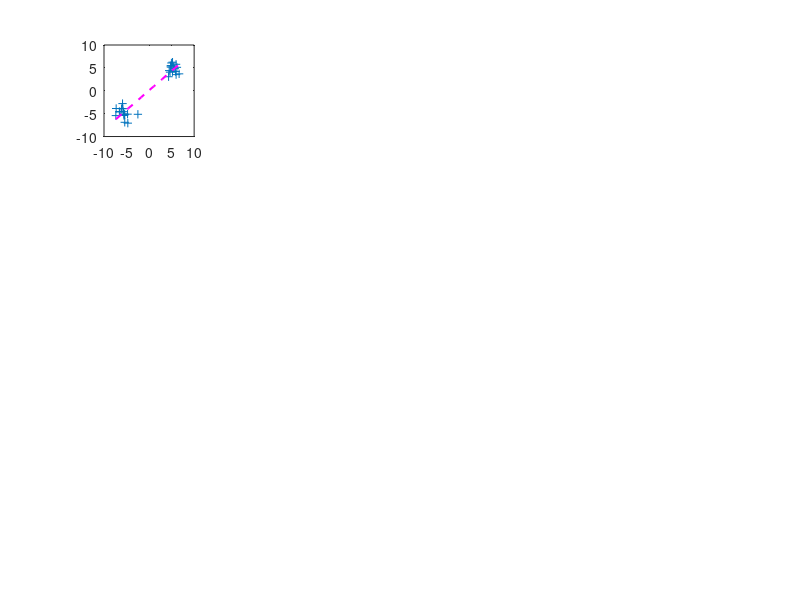

The MATLAB source for this figure: (Note: this script raises an error after producing the figure.)
%% Compare RSA Matrices Simulation

N = 16;

figure('Pos', [326 71 1291 912])

mu = [-5 -5; 5 5];
sigma = cat(3,[1 0; 0 1], [1 0; 0 1]);
%rng('default')  % For reproducibility
R = [];
R = [R; mvnrnd(mu(1,:),sigma(:,:,1),N)];
R = [R; mvnrnd(mu(2,:),sigma(:,:,2),N)];

subplot(4,5,1)
plot(R(:,1),R(:,2),'+')
set(gca,'xlim',[-10 10], 'ylim',[-10 10])
hold on
B = polyfit(R(:,1), R(:,2),1);
ls1 = plot(linspace(min(R(:,1)), max(R(:,1)),N),B(2) + linspace(min(R(:,1)), max(R(:,1)),N)*B(1),'--m','linewidth',1.5);
text(ls1.XData(end), ls1.YData(end),strrep(sprintf('r = %1.3f',corr(R(:,1), R(:,2))),'0.','.'),'Color','m')
B = polyfit(R(1:N,1), R(1:N,2),1);
ls2 = plot(linspace(min(R(1:N,1)), max(R(1:N,1)),N),B(2) + linspace(min(R(1:N,1)), max(R(1:N,1)),N)*B(1),'--r','linewidth',1.5);
text(ls2.XData(end), ls2.YData(end),strrep(sprintf('r = %1.3f',corr(R(1:N,1), R(1:N,2))),'0.','.'),'Color','r')
B = polyfit(R(N+1:end,1), R(N+1:end,2),1);
ls3 = plot(linspace(min(R(N+1:end,1)), max(R(N+1:end,1)),N),B(2) + linspace(min(R(N+1:end,1)), max(R(N+1:end,1)),N)*B(1),'--g','linewidth',1.5);
text(ls3.XData(end), ls3.YData(end),strrep(sprintf('r = %1.3f',corr(R(N+1:end,1), R(N+1:end,2))),'0.','.'),'Color','g')
hold off
title(sprintf('V_{corr} = %1.4f', (atanh(corr(R(1:N,1), R(1:N,2))) - atanh(corr(R(N+1:end,1), R(N+1:end,2))))*(atanh(corr(R(:,1), R(:,2))))))

mu = [-1 -1; 1 1];
sigma = cat(3,[1 0; 0 1], [1 0; 0 1]);
%rng('default')  % For reproducibility
R = [];
R = [R; mvnrnd(mu(1,:),sigma(:,:,1),N)];
R = [R; mvnrnd(mu(2,:),sigma(:,:,2),N)];

subplot(4,5,2)
plot(R(:,1),R(:,2),'+')
set(gca,'xlim',[-5 5], 'ylim',[-5 5])
hold on
B = polyfit(R(:,1), R(:,2),1);
ls1 = plot(linspace(min(R(:,1)), max(R(:,1)),N),B(2) + linspace(min(R(:,1)), max(R(:,1)),N)*B(1),'--m','linewidth',1.5);
text(ls1.XData(end), ls1.YData(end),strrep(sprintf('r = %1.3f',corr(R(:,1), R(:,2))),'0.','.'),'Color','m')
B = polyfit(R(1:N,1), R(1:N,2),1);
ls2 = plot(linspace(min(R(1:N,1)), max(R(1:N,1)),N),B(2) + linspace(min(R(1:N,1)), max(R(1:N,1)),N)*B(1),'--r','linewidth',1.5);
text(ls2.XData(end), ls2.YData(end),strrep(sprintf('r = %1.3f',corr(R(1:N,1), R(1:N,2))),'0.','.'),'Color','r')
B = polyfit(R(N+1:end,1), R(N+1:end,2),1);
ls3 = plot(linspace(min(R(N+1:end,1)), max(R(N+1:end,1)),N),B(2) + linspace(min(R(N+1:end,1)), max(R(N+1:end,1)),N)*B(1),'--g','linewidth',1.5);
text(ls3.XData(end), ls3.YData(end),strrep(sprintf('r = %1.3f',corr(R(N+1:end,1), R(N+1:end,2))),'0.','.'),'Color','g')
hold off
title(sprintf('V_{corr} = %1.4f', (atanh(corr(R(1:N,1), R(1:N,2))) - atanh(corr(R(N+1:end,1), R(N+1:end,2))))*(atanh(corr(R(:,1), R(:,2))))))

mu = [0 0; 0 0];
sigma = cat(3,[1 0; 0 1], [1 0; 0 1]);
%rng('default')  % For reproducibility
R = [];
R = [R; mvnrnd(mu(1,:),sigma(:,:,1),N)];
R = [R; mvnrnd(mu(2,:),sigma(:,:,2),N)];

subplot(4,5,3)
plot(R(:,1),R(:,2),'+')
set(gca,'xlim',[-5 5], 'ylim',[-5 5])
hold on
B = polyfit(R(:,1), R(:,2),1);
ls1 = plot(linspace(min(R(:,1)), max(R(:,1)),N),B(2) + linspace(min(R(:,1)), max(R(:,1)),N)*B(1),'--m','linewidth',1.5);
text(ls1.XData(end), ls1.YData(end),strrep(sprintf('r = %1.3f',corr(R(:,1), R(:,2))),'0.','.'),'Color','m')
B = polyfit(R(1:N,1), R(1:N,2),1);
ls2 = plot(linspace(min(R(1:N,1)), max(R(1:N,1)),N),B(2) + linspace(min(R(1:N,1)), max(R(1:N,1)),N)*B(1),'--r','linewidth',1.5);
text(ls2.XData(end), ls2.YData(end),strrep(sprintf('r = %1.3f',corr(R(1:N,1), R(1:N,2))),'0.','.'),'Color','r')
B = polyfit(R(N+1:end,1), R(N+1:end,2),1);
ls3 = plot(linspace(min(R(N+1:end,1)), max(R(N+1:end,1)),N),B(2) + linspace(min(R(N+1:end,1)), max(R(N+1:end,2)),N)*B(1),'--g','linewidth',1.5);
text(ls3.XData(end), ls3.YData(end),strrep(sprintf('r = %1.3f',corr(R(N+1:end,1), R(N+1:end,2))),'0.','.'),'Color','g')
hold off
title(sprintf('V_{corr} = %1.4f', (atanh(corr(R(1:N,1), R(1:N,2))) - atanh(corr(R(N+1:end,1), R(N+1:end,2))))*(atanh(corr(R(:,1), R(:,2))))))

mu = [-1 1; 1 -1];
sigma = cat(3,[1 0; 0 1], [1 0; 0 1]);
%rng('default')  % For reproducibility
R = [];
R = [R; mvnrnd(mu(1,:),sigma(:,:,1),N)];
R = [R; mvnrnd(mu(2,:),sigma(:,:,2),N)];

subplot(4,5,4)
plot(R(:,1),R(:,2),'+')
set(gca,'xlim',[-5 5], 'ylim',[-5 5])
hold on
B = polyfit(R(:,1), R(:,2),1);
ls1 = plot(linspace(min(R(:,1)), max(R(:,1)),N),B(2) + linspace(min(R(:,1)), max(R(:,1)),N)*B(1),'--m','linewidth',1.5);
text(ls1.XData(end), ls1.YData(end),strrep(sprintf('r = %1.3f',corr(R(:,1), R(:,2))),'0.','.'),'Color','m')
B = polyfit(R(1:N,1), R(1:N,2),1);
ls2 = plot(linspace(min(R(1:N,1)), max(R(1:N,1)),N),B(2) + linspace(min(R(1:N,1)), max(R(1:N,1)),N)*B(1),'--r','linewidth',1.5);
text(ls2.XData(end), ls2.YData(end),strrep(sprintf('r = %1.3f',corr(R(1:N,1), R(1:N,2))),'0.','.'),'Color','r')
B = polyfit(R(N+1:end,1), R(N+1:end,2),1);
ls3 = plot(linspace(min(R(N+1:end,1)), max(R(N+1:end,1)),N),B(2) + linspace(min(R(N+1:end,1)), max(R(N+1:end,1)),N)*B(1),'--g','linewidth',1.5);
text(ls3.XData(end), ls3.YData(end),strrep(sprintf('r = %1.3f',corr(R(N+1:end,1), R(N+1:end,2))),'0.','.'),'Color','g')
hold off
title(sprintf('V_{corr} = %1.4f', (atanh(corr(R(1:N,1), R(1:N,2))) - atanh(corr(R(N+1:end,1), R(N+1:end,2))))*(atanh(corr(R(:,1), R(:,2))))))

mu = [-5 5; 5 -5];
sigma = cat(3,[1 0; 0 1], [1 0; 0 1]);
%rng('default')  % For reproducibility
R = [];
R = [R; mvnrnd(mu(1,:),sigma(:,:,1),N)];
R = [R; mvnrnd(mu(2,:),sigma(:,:,2),N)];

subplot(4,5,5)
plot(R(:,1),R(:,2),'+')
set(gca,'xlim',[-10 10], 'ylim',[-10 10])
hold on
B = polyfit(R(:,1), R(:,2),1);
ls1 = plot(linspace(min(R(:,1)), max(R(:,1)),N),B(2) + linspace(min(R(:,1)), max(R(:,1)),N)*B(1),'--m','linewidth',1.5);
text(ls1.XData(end), ls1.YData(end),strrep(sprintf('r = %1.3f',corr(R(:,1), R(:,2))),'0.','.'),'Color','m')
B = polyfit(R(1:N,1), R(1:N,2),1);
ls2 = plot(linspace(min(R(1:N,1)), max(R(1:N,1)),N),B(2) + linspace(min(R(1:N,1)), max(R(1:N,1)),N)*B(1),'--r','linewidth',1.5);
text(ls2.XData(end), ls2.YData(end),strrep(sprintf('r = %1.3f',corr(R(1:N,1), R(1:N,2))),'0.','.'),'Color','r')
B = polyfit(R(N+1:end,1), R(N+1:end,2),1);
ls3 = plot(linspace(min(R(N+1:end,1)), max(R(N+1:end,1)),N),B(2) + linspace(min(R(N+1:end,1)), max(R(N+1:end,1)),N)*B(1),'--g','linewidth',1.5);
text(ls3.XData(end), ls3.YData(end),strrep(sprintf('r = %1.3f',corr(R(N+1:end,1), R(N+1:end,2))),'0.','.'),'Color','g')
hold off
title(sprintf('V_{corr} = %1.4f', (atanh(corr(R(1:N,1), R(1:N,2))) - atanh(corr(R(N+1:end,1), R(N+1:end,2))))*(atanh(corr(R(:,1), R(:,2))))))

mu = [-5 -5; 5 5];
sigma = cat(3,[1 .9; .9 1], [1 0; 0 1]);
%rng('default')  % For reproducibility
R = [];
R = [R; mvnrnd(mu(1,:),sigma(:,:,1),N)];
R = [R; mvnrnd(mu(2,:),sigma(:,:,2),N)];

subplot(4,5,6)
plot(R(:,1),R(:,2),'+')
set(gca,'xlim',[-10 10], 'ylim',[-10 10])
hold on
B = polyfit(R(:,1), R(:,2),1);
ls1 = plot(linspace(min(R(:,1)), max(R(:,1)),N),B(2) + linspace(min(R(:,1)), max(R(:,1)),N)*B(1),'--m','linewidth',1.5);
text(ls1.XData(end), ls1.YData(end),strrep(sprintf('r = %1.3f',corr(R(:,1), R(:,2))),'0.','.'),'Color','m')
B = polyfit(R(1:N,1), R(1:N,2),1);
ls2 = plot(linspace(min(R(1:N,1)), max(R(1:N,1)),N),B(2) + linspace(min(R(1:N,1)), max(R(1:N,1)),N)*B(1),'--r','linewidth',1.5);
text(ls2.XData(end), ls2.YData(end),strrep(sprintf('r = %1.3f',corr(R(1:N,1), R(1:N,2))),'0.','.'),'Color','r')
B = polyfit(R(N+1:end,1), R(N+1:end,2),1);
ls3 = plot(linspace(min(R(N+1:end,1)), max(R(N+1:end,1)),N),B(2) + linspace(min(R(N+1:end,1)), max(R(N+1:end,1)),N)*B(1),'--g','linewidth',1.5);
text(ls3.XData(end), ls3.YData(end),strrep(sprintf('r = %1.3f',corr(R(N+1:end,1), R(N+1:end,2))),'0.','.'),'Color','g')
hold off
title(sprintf('V_{corr} = %1.4f', (atanh(corr(R(1:N,1), R(1:N,2))) - atanh(corr(R(N+1:end,1), R(N+1:end,2))))*(atanh(corr(R(:,1), R(:,2))))))

mu = [-1 -1; 1 1];
sigma = cat(3,[1 .9; .9 1], [1 0; 0 1]);
%rng('default')  % For reproducibility
R = [];
R = [R; mvnrnd(mu(1,:),sigma(:,:,1),N)];
R = [R; mvnrnd(mu(2,:),sigma(:,:,2),N)];

subplot(4,5,7)
plot(R(:,1),R(:,2),'+')
set(gca,'xlim',[-5 5], 'ylim',[-5 5])
hold on
B = polyfit(R(:,1), R(:,2),1);
ls1 = plot(linspace(min(R(:,1)), max(R(:,1)),N),B(2) + linspace(min(R(:,1)), max(R(:,1)),N)*B(1),'--m','linewidth',1.5);
text(ls1.XData(end), ls1.YData(end),strrep(sprintf('r = %1.3f',corr(R(:,1), R(:,2))),'0.','.'),'Color','m')
B = polyfit(R(1:N,1), R(1:N,2),1);
ls2 = plot(linspace(min(R(1:N,1)), max(R(1:N,1)),N),B(2) + linspace(min(R(1:N,1)), max(R(1:N,1)),N)*B(1),'--r','linewidth',1.5);
text(ls2.XData(end), ls2.YData(end),strrep(sprintf('r = %1.3f',corr(R(1:N,1), R(1:N,2))),'0.','.'),'Color','r')
B = polyfit(R(N+1:end,1), R(N+1:end,2),1);
ls3 = plot(linspace(min(R(N+1:end,1)), max(R(N+1:end,1)),N),B(2) + linspace(min(R(N+1:end,1)), max(R(N+1:end,1)),N)*B(1),'--g','linewidth',1.5);
text(ls3.XData(end), ls3.YData(end),strrep(sprintf('r = %1.3f',corr(R(N+1:end,1), R(N+1:end,2))),'0.','.'),'Color','g')
hold off
title(sprintf('V_{corr} = %1.4f', (atanh(corr(R(1:N,1), R(1:N,2))) - atanh(corr(R(N+1:end,1), R(N+1:end,2))))*(atanh(corr(R(:,1), R(:,2))))))

mu = [0 0; 0 0];
sigma = cat(3,[1 .9; .9 1], [1 0; 0 1]);
%rng('default')  % For reproducibility
R = [];
R = [R; mvnrnd(mu(1,:),sigma(:,:,1),N)];
R = [R; mvnrnd(mu(2,:),sigma(:,:,2),N)];

subplot(4,5,8)
plot(R(:,1),R(:,2),'+')
set(gca,'xlim',[-5 5], 'ylim',[-5 5])
hold on
B = polyfit(R(:,1), R(:,2),1);
ls1 = plot(linspace(min(R(:,1)), max(R(:,1)),N),B(2) + linspace(min(R(:,1)), max(R(:,1)),N)*B(1),'--m','linewidth',1.5);
text(ls1.XData(end), ls1.YData(end),strrep(sprintf('r = %1.3f',corr(R(:,1), R(:,2))),'0.','.'),'Color','m')
B = polyfit(R(1:N,1), R(1:N,2),1);
ls2 = plot(linspace(min(R(1:N,1)), max(R(1:N,1)),N),B(2) + linspace(min(R(1:N,1)), max(R(1:N,1)),N)*B(1),'--r','linewidth',1.5);
text(ls2.XData(end), ls2.YData(end),strrep(sprintf('r = %1.3f',corr(R(1:N,1), R(1:N,2))),'0.','.'),'Color','r')
B = polyfit(R(N+1:end,1), R(N+1:end,2),1);
ls3 = plot(linspace(min(R(N+1:end,1)), max(R(N+1:end,1)),N),B(2) + linspace(min(R(N+1:end,1)), max(R(N+1:end,1)),N)*B(1),'--g','linewidth',1.5);
text(ls3.XData(end), ls3.YData(end),strrep(sprintf('r = %1.3f',corr(R(N+1:end,1), R(N+1:end,2))),'0.','.'),'Color','g')
hold off
title(sprintf('V_{corr} = %1.4f', (atanh(corr(R(1:N,1), R(1:N,2))) - atanh(corr(R(N+1:end,1), R(N+1:end,2))))*(atanh(corr(R(:,1), R(:,2))))))

mu = [-1 1; 1 -1];
sigma = cat(3,[1 .9; .9 1], [1 0; 0 1]);
%rng('default')  % For reproducibility
R = [];
R = [R; mvnrnd(mu(1,:),sigma(:,:,1),N)];
R = [R; mvnrnd(mu(2,:),sigma(:,:,2),N)];

subplot(4,5,9)
plot(R(:,1),R(:,2),'+')
set(gca,'xlim',[-5 5], 'ylim',[-5 5])
hold on
B = polyfit(R(:,1), R(:,2),1);
ls1 = plot(linspace(min(R(:,1)), max(R(:,1)),N),B(2) + linspace(min(R(:,1)), max(R(:,1)),N)*B(1),'--m','linewidth',1.5);
text(ls1.XData(end), ls1.YData(end),strrep(sprintf('r = %1.3f',corr(R(:,1), R(:,2))),'0.','.'),'Color','m')
B = polyfit(R(1:N,1), R(1:N,2),1);
ls2 = plot(linspace(min(R(1:N,1)), max(R(1:N,1)),N),B(2) + linspace(min(R(1:N,1)), max(R(1:N,1)),N)*B(1),'--r','linewidth',1.5);
text(ls2.XData(end), ls2.YData(end),strrep(sprintf('r = %1.3f',corr(R(1:N,1), R(1:N,2))),'0.','.'),'Color','r')
B = polyfit(R(N+1:end,1), R(N+1:end,2),1);
ls3 = plot(linspace(min(R(N+1:end,1)), max(R(N+1:end,1)),N),B(2) + linspace(min(R(N+1:end,1)), max(R(N+1:end,1)),N)*B(1),'--g','linewidth',1.5);
text(ls3.XData(end), ls3.YData(end),strrep(sprintf('r = %1.3f',corr(R(N+1:end,1), R(N+1:end,2))),'0.','.'),'Color','g')
hold off
title(sprintf('V_{corr} = %1.4f', (atanh(corr(R(1:N,1), R(1:N,2))) - atanh(corr(R(N+1:end,1), R(N+1:end,2))))*(atanh(corr(R(:,1), R(:,2))))))

mu = [-5 5; 5 -5];
sigma = cat(3,[1 .9; .9 1], [1 0; 0 1]);
%rng('default')  % For reproducibility
R = [];
R = [R; mvnrnd(mu(1,:),sigma(:,:,1),N)];
R = [R; mvnrnd(mu(2,:),sigma(:,:,2),N)];

subplot(4,5,10)
plot(R(:,1),R(:,2),'+')
set(gca,'xlim',[-10 10], 'ylim',[-10 10])
hold on
B = polyfit(R(:,1), R(:,2),1);
ls1 = plot(linspace(min(R(:,1)), max(R(:,1)),N),B(2) + linspace(min(R(:,1)), max(R(:,1)),N)*B(1),'--m','linewidth',1.5);
text(ls1.XData(end), ls1.YData(end),strrep(sprintf('r = %1.3f',corr(R(:,1), R(:,2))),'0.','.'),'Color','m')
B = polyfit(R(1:N,1), R(1:N,2),1);
ls2 = plot(linspace(min(R(1:N,1)), max(R(1:N,1)),N),B(2) + linspace(min(R(1:N,1)), max(R(1:N,1)),N)*B(1),'--r','linewidth',1.5);
text(ls2.XData(end), ls2.YData(end),strrep(sprintf('r = %1.3f',corr(R(1:N,1), R(1:N,2))),'0.','.'),'Color','r')
B = polyfit(R(N+1:end,1), R(N+1:end,2),1);
ls3 = plot(linspace(min(R(N+1:end,1)), max(R(N+1:end,1)),N),B(2) + linspace(min(R(N+1:end,1)), max(R(N+1:end,1)),N)*B(1),'--g','linewidth',1.5);
text(ls3.XData(end), ls3.YData(end),strrep(sprintf('r = %1.3f',corr(R(N+1:end,1), R(N+1:end,2))),'0.','.'),'Color','g')
hold off
title(sprintf('V_{corr} = %1.4f', (atanh(corr(R(1:N,1), R(1:N,2))) - atanh(corr(R(N+1:end,1), R(N+1:end,2))))*(atanh(corr(R(:,1), R(:,2))))))

mu = [-5 -5; 5 5];
sigma = cat(3,[1 .9; .9 1], [1 -.9; -.9 1]);
%rng('default')  % For reproducibility
R = [];
R = [R; mvnrnd(mu(1,:),sigma(:,:,1),N)];
R = [R; mvnrnd(mu(2,:),sigma(:,:,2),N)];

subplot(4,5,11)
plot(R(:,1),R(:,2),'+')
set(gca,'xlim',[-10 10], 'ylim',[-10 10])
hold on
B = polyfit(R(:,1), R(:,2),1);
ls1 = plot(linspace(min(R(:,2)), max(R(:,2)),N),B(2) + linspace(min(R(:,2)), max(R(:,2)),N)*B(1),'--m','linewidth',1.5);
text(ls1.XData(end), ls1.YData(end),strrep(sprintf('r = %1.3f',corr(R(:,1), R(:,2))),'0.','.'),'Color','m')
B = polyfit(R(1:N,1), R(1:N,2),1);
ls2 = plot(linspace(min(R(1:N,2)), max(R(1:N,2)),N),B(2) + linspace(min(R(1:N,2)), max(R(1:N,2)),N)*B(1),'--r','linewidth',1.5);
text(ls2.XData(end), ls2.YData(end),strrep(sprintf('r = %1.3f',corr(R(1:N,1), R(1:N,2))),'0.','.'),'Color','r')
B = polyfit(R(N+1:end,1), R(N+1:end,2),1);
ls3 = plot(linspace(min(R(N+1:end,2)), max(R(N+1:end,2)),N),B(2) + linspace(min(R(N+1:end,2)), max(R(N+1:end,2)),N)*B(1),'--g','linewidth',1.5);
text(ls3.XData(end), ls3.YData(end),strrep(sprintf('r = %1.3f',corr(R(N+1:end,1), R(N+1:end,2))),'0.','.'),'Color','g')
hold off
title(sprintf('V_{corr} = %1.4f', (atanh(corr(R(1:N,1), R(1:N,2))) - atanh(corr(R(N+1:end,1), R(N+1:end,2))))*(atanh(corr(R(:,1), R(:,2))))))

mu = [-1 -1; 1 1];
sigma = cat(3,[1 .9; .9 1], [1 -.9; -.9 1]);
%rng('default')  % For reproducibility
R = [];
R = [R; mvnrnd(mu(1,:),sigma(:,:,1),N)];
R = [R; mvnrnd(mu(2,:),sigma(:,:,2),N)];

subplot(4,5,12)
plot(R(:,1),R(:,2),'+')
set(gca,'xlim',[-5 5], 'ylim',[-5 5])
hold on
B = polyfit(R(:,1), R(:,2),1);
ls1 = plot(linspace(min(R(:,1)), max(R(:,1)),N),B(2) + linspace(min(R(:,1)), max(R(:,1)),N)*B(1),'--m','linewidth',1.5);
text(ls1.XData(end), ls1.YData(end),strrep(sprintf('r = %1.3f',corr(R(:,1), R(:,2))),'0.','.'),'Color','m')
B = polyfit(R(1:N,1), R(1:N,2),1);
ls2 = plot(linspace(min(R(1:N,1)), max(R(1:N,1)),N),B(2) + linspace(min(R(1:N,1)), max(R(1:N,1)),N)*B(1),'--r','linewidth',1.5);
text(ls2.XData(end), ls2.YData(end),strrep(sprintf('r = %1.3f',corr(R(1:N,1), R(1:N,2))),'0.','.'),'Color','r')
B = polyfit(R(N+1:end,1), R(N+1:end,2),1);
ls3 = plot(linspace(min(R(N+1:end,1)), max(R(N+1:end,1)),N),B(2) + linspace(min(R(N+1:end,1)), max(R(N+1:end,1)),N)*B(1),'--g','linewidth',1.5);
text(ls3.XData(end), ls3.YData(end),strrep(sprintf('r = %1.3f',corr(R(N+1:end,1), R(N+1:end,2))),'0.','.'),'Color','g')
hold off
title(sprintf('V_{corr} = %1.4f', (atanh(corr(R(1:N,1), R(1:N,2))) - atanh(corr(R(N+1:end,1), R(N+1:end,2))))*(atanh(corr(R(:,1), R(:,2))))))

mu = [0 0; 0 0];
sigma = cat(3,[1 .9; .9 1], [1 -.9; -.9 1]);
%rng('default')  % For reproducibility
R = [];
R = [R; mvnrnd(mu(1,:),sigma(:,:,1),N)];
R = [R; mvnrnd(mu(2,:),sigma(:,:,2),N)];

subplot(4,5,13)
plot(R(:,1),R(:,2),'+')
set(gca,'xlim',[-5 5], 'ylim',[-5 5])
hold on
B = polyfit(R(:,1), R(:,2),1);
ls1 = plot(linspace(min(R(:,1)), max(R(:,1)),N),B(2) + linspace(min(R(:,1)), max(R(:,1)),N)*B(1),'--m','linewidth',1.5);
text(ls1.XData(end), ls1.YData(end),strrep(sprintf('r = %1.3f',corr(R(:,1), R(:,2))),'0.','.'),'Color','m')
B = polyfit(R(1:N,1), R(1:N,2),1);
ls2 = plot(linspace(min(R(1:N,1)), max(R(1:N,1)),N),B(2) + linspace(min(R(1:N,1)), max(R(1:N,1)),N)*B(1),'--r','linewidth',1.5);
text(ls2.XData(end), ls2.YData(end),strrep(sprintf('r = %1.3f',corr(R(1:N,1), R(1:N,2))),'0.','.'),'Color','r')
B = polyfit(R(N+1:end,1), R(N+1:end,2),1);
ls3 = plot(linspace(min(R(N+1:end,1)), max(R(N+1:end,1)),N),B(2) + linspace(min(R(N+1:end,1)), max(R(N+1:end,1)),N)*B(1),'--g','linewidth',1.5);
text(ls3.XData(end), ls3.YData(end),strrep(sprintf('r = %1.3f',corr(R(N+1:end,1), R(N+1:end,2))),'0.','.'),'Color','g')
hold off
title(sprintf('V_{corr} = %1.4f', (atanh(corr(R(1:N,1), R(1:N,2))) - atanh(corr(R(N+1:end,1), R(N+1:end,2))))*(atanh(corr(R(:,1), R(:,2))))))

mu = [-1 1; 1 -1];
sigma = cat(3,[1 .9; .9 1], [1 -.9; -.9 1]);
%rng('default')  % For reproducibility
R = [];
R = [R; mvnrnd(mu(1,:),sigma(:,:,1),N)];
R = [R; mvnrnd(mu(2,:),sigma(:,:,2),N)];

subplot(4,5,14)
plot(R(:,1),R(:,2),'+')
set(gca,'xlim',[-5 5], 'ylim',[-5 5])
hold on
B = polyfit(R(:,1), R(:,2),1);
ls1 = plot(linspace(min(R(:,1)), max(R(:,1)),N),B(2) + linspace(min(R(:,1)), max(R(:,1)),N)*B(1),'--m','linewidth',1.5);
text(ls1.XData(end), ls1.YData(end),strrep(sprintf('r = %1.3f',corr(R(:,1), R(:,2))),'0.','.'),'Color','m')
B = polyfit(R(1:N,1), R(1:N,2),1);
ls2 = plot(linspace(min(R(1:N,1)), max(R(1:N,1)),N),B(2) + linspace(min(R(1:N,1)), max(R(1:N,1)),N)*B(1),'--r','linewidth',1.5);
text(ls2.XData(end), ls2.YData(end),strrep(sprintf('r = %1.3f',corr(R(1:N,1), R(1:N,2))),'0.','.'),'Color','r')
B = polyfit(R(N+1:end,1), R(N+1:end,2),1);
ls3 = plot(linspace(min(R(N+1:end,1)), max(R(N+1:end,1)),N),B(2) + linspace(min(R(N+1:end,1)), max(R(N+1:end,1)),N)*B(1),'--g','linewidth',1.5);
text(ls3.XData(end), ls3.YData(end),strrep(sprintf('r = %1.3f',corr(R(N+1:end,1), R(N+1:end,2))),'0.','.'),'Color','g')
hold off
title(sprintf('V_{corr} = %1.4f', (atanh(corr(R(1:N,1), R(1:N,2))) - atanh(corr(R(N+1:end,1), R(N+1:end,2))))*(atanh(corr(R(:,1), R(:,2))))))

mu = [-5 5; 5 -5];
sigma = cat(3,[1 .9; .9 1], [1 -.9; -.9 1]);
%rng('default')  % For reproducibility
R = [];
R = [R; mvnrnd(mu(1,:),sigma(:,:,1),N)];
R = [R; mvnrnd(mu(2,:),sigma(:,:,2),N)];

subplot(4,5,15)
plot(R(:,1),R(:,2),'+')
set(gca,'xlim',[-10 10], 'ylim',[-10 10])
hold on
B = polyfit(R(:,1), R(:,2),1);
ls1 = plot(linspace(min(R(:,1)), max(R(:,1)),N),B(2) + linspace(min(R(:,1)), max(R(:,1)),N)*B(1),'--m','linewidth',1.5);
text(ls1.XData(end), ls1.YData(end),strrep(sprintf('r = %1.3f',corr(R(:,1), R(:,2))),'0.','.'),'Color','m')
B = polyfit(R(1:N,1), R(1:N,2),1);
ls2 = plot(linspace(min(R(1:N,1)), max(R(1:N,1)),N),B(2) + linspace(min(R(1:N,1)), max(R(1:N,1)),N)*B(1),'--r','linewidth',1.5);
text(ls2.XData(end), ls2.YData(end),strrep(sprintf('r = %1.3f',corr(R(1:N,1), R(1:N,2))),'0.','.'),'Color','r')
B = polyfit(R(N+1:end,1), R(N+1:end,2),1);
ls3 = plot(linspace(min(R(N+1:end,1)), max(R(N+1:end,1)),N),B(2) + linspace(min(R(N+1:end,1)), max(R(N+1:end,1)),N)*B(1),'--g','linewidth',1.5);
text(ls3.XData(end), ls3.YData(end),strrep(sprintf('r = %1.3f',corr(R(N+1:end,1), R(N+1:end,2))),'0.','.'),'Color','g')
hold off
title(sprintf('V_{corr} = %1.4f', (atanh(corr(R(1:N,1), R(1:N,2))) - atanh(corr(R(N+1:end,1), R(N+1:end,2))))*(atanh(corr(R(:,1), R(:,2))))))

mu = [-5 -5; 5 5];
sigma = cat(3,[1 -.9; -.9 1], [1 -.9; -.9 1]);
%rng('default')  % For reproducibility
R = [];
R = [R; mvnrnd(mu(1,:),sigma(:,:,1),N)];
R = [R; mvnrnd(mu(2,:),sigma(:,:,2),N)];

subplot(4,5,16)
plot(R(:,1),R(:,2),'+')
set(gca,'xlim',[-10 10], 'ylim',[-10 10])
hold on
B = polyfit(R(:,1), R(:,2),1);
ls1 = plot(linspace(min(R(:,2)), max(R(:,2)),N),B(2) + linspace(min(R(:,2)), max(R(:,2)),N)*B(1),'--m','linewidth',1.5);
text(ls1.XData(end), ls1.YData(end),strrep(sprintf('r = %1.3f',corr(R(:,1), R(:,2))),'0.','.'),'Color','m')
B = polyfit(R(1:N,1), R(1:N,2),1);
ls2 = plot(linspace(min(R(1:N,2)), max(R(1:N,2)),N),B(2) + linspace(min(R(1:N,2)), max(R(1:N,2)),N)*B(1),'--r','linewidth',1.5);
text(ls2.XData(end), ls2.YData(end),strrep(sprintf('r = %1.3f',corr(R(1:N,1), R(1:N,2))),'0.','.'),'Color','r')
B = polyfit(R(N+1:end,1), R(N+1:end,2),1);
ls3 = plot(linspace(min(R(N+1:end,2)), max(R(N+1:end,2)),N),B(2) + linspace(min(R(N+1:end,2)), max(R(N+1:end,2)),N)*B(1),'--g','linewidth',1.5);
text(ls3.XData(end), ls3.YData(end),strrep(sprintf('r = %1.3f',corr(R(N+1:end,1), R(N+1:end,2))),'0.','.'),'Color','g')
hold off
title(sprintf('V_{corr} = %1.4f', (atanh(corr(R(1:N,1), R(1:N,2))) - atanh(corr(R(N+1:end,1), R(N+1:end,2))))*(atanh(corr(R(:,1), R(:,2))))))

mu = [-1 -1; 1 1];
sigma = cat(3,[1 -.9; -.9 1], [1 -.9; -.9 1]);
%rng('default')  % For reproducibility
R = [];
R = [R; mvnrnd(mu(1,:),sigma(:,:,1),N)];
R = [R; mvnrnd(mu(2,:),sigma(:,:,2),N)];

subplot(4,5,17)
plot(R(:,1),R(:,2),'+')
set(gca,'xlim',[-5 5], 'ylim',[-5 5])
hold on
B = polyfit(R(:,1), R(:,2),1);
ls1 = plot(linspace(min(R(:,1)), max(R(:,1)),N),B(2) + linspace(min(R(:,1)), max(R(:,1)),N)*B(1),'--m','linewidth',1.5);
text(ls1.XData(end), ls1.YData(end),strrep(sprintf('r = %1.3f',corr(R(:,1), R(:,2))),'0.','.'),'Color','m')
B = polyfit(R(1:N,1), R(1:N,2),1);
ls2 = plot(linspace(min(R(1:N,1)), max(R(1:N,1)),N),B(2) + linspace(min(R(1:N,1)), max(R(1:N,1)),N)*B(1),'--r','linewidth',1.5);
text(ls2.XData(end), ls2.YData(end),strrep(sprintf('r = %1.3f',corr(R(1:N,1), R(1:N,2))),'0.','.'),'Color','r')
B = polyfit(R(N+1:end,1), R(N+1:end,2),1);
ls3 = plot(linspace(min(R(N+1:end,1)), max(R(N+1:end,1)),N),B(2) + linspace(min(R(N+1:end,1)), max(R(N+1:end,1)),N)*B(1),'--g','linewidth',1.5);
text(ls3.XData(end), ls3.YData(end),strrep(sprintf('r = %1.3f',corr(R(N+1:end,1), R(N+1:end,2))),'0.','.'),'Color','g')
hold off
title(sprintf('V_{corr} = %1.4f', (atanh(corr(R(1:N,1), R(1:N,2))) - atanh(corr(R(N+1:end,1), R(N+1:end,2))))*(atanh(corr(R(:,1), R(:,2))))))

mu = [0 0; 0 0];
sigma = cat(3,[1 -.9; -.9 1], [1 -.9; -.9 1]);
%rng('default')  % For reproducibility
R = [];
R = [R; mvnrnd(mu(1,:),sigma(:,:,1),N)];
R = [R; mvnrnd(mu(2,:),sigma(:,:,2),N)];

subplot(4,5,18)
plot(R(:,1),R(:,2),'+')
set(gca,'xlim',[-5 5], 'ylim',[-5 5])
hold on
B = polyfit(R(:,1), R(:,2),1);
ls1 = plot(linspace(min(R(:,1)), max(R(:,1)),N),B(2) + linspace(min(R(:,1)), max(R(:,1)),N)*B(1),'--m','linewidth',1.5);
text(ls1.XData(end), ls1.YData(end),strrep(sprintf('r = %1.3f',corr(R(:,1), R(:,2))),'0.','.'),'Color','m')
B = polyfit(R(1:N,1), R(1:N,2),1);
ls2 = plot(linspace(min(R(1:N,1)), max(R(1:N,1)),N),B(2) + linspace(min(R(1:N,1)), max(R(1:N,1)),N)*B(1),'--r','linewidth',1.5);
text(ls2.XData(end), ls2.YData(end),strrep(sprintf('r = %1.3f',corr(R(1:N,1), R(1:N,2))),'0.','.'),'Color','r')
B = polyfit(R(N+1:end,1), R(N+1:end,2),1);
ls3 = plot(linspace(min(R(N+1:end,1)), max(R(N+1:end,1)),N),B(2) + linspace(min(R(N+1:end,1)), max(R(N+1:end,1)),N)*B(1),'--g','linewidth',1.5);
text(ls3.XData(end), ls3.YData(end),strrep(sprintf('r = %1.3f',corr(R(N+1:end,1), R(N+1:end,2))),'0.','.'),'Color','g')
hold off
title(sprintf('V_{corr} = %1.4f', (atanh(corr(R(1:N,1), R(1:N,2))) - atanh(corr(R(N+1:end,1), R(N+1:end,2))))*(atanh(corr(R(:,1), R(:,2))))))

mu = [-1 1; 1 -1];
sigma = cat(3,[1 -.9; -.9 1], [1 -.9; -.9 1]);
%rng('default')  % For reproducibility
R = [];
R = [R; mvnrnd(mu(1,:),sigma(:,:,1),N)];
R = [R; mvnrnd(mu(2,:),sigma(:,:,2),N)];

subplot(4,5,19)
plot(R(:,1),R(:,2),'+')
set(gca,'xlim',[-5 5], 'ylim',[-5 5])
hold on
B = polyfit(R(:,1), R(:,2),1);
ls1 = plot(linspace(min(R(:,1)), max(R(:,1)),N),B(2) + linspace(min(R(:,1)), max(R(:,1)),N)*B(1),'--m','linewidth',1.5);
text(ls1.XData(end), ls1.YData(end),strrep(sprintf('r = %1.3f',corr(R(:,1), R(:,2))),'0.','.'),'Color','m')
B = polyfit(R(1:N,1), R(1:N,2),1);
ls2 = plot(linspace(min(R(1:N,1)), max(R(1:N,1)),N),B(2) + linspace(min(R(1:N,1)), max(R(1:N,1)),N)*B(1),'--r','linewidth',1.5);
text(ls2.XData(end), ls2.YData(end),strrep(sprintf('r = %1.3f',corr(R(1:N,1), R(1:N,2))),'0.','.'),'Color','r')
B = polyfit(R(N+1:end,1), R(N+1:end,2),1);
ls3 = plot(linspace(min(R(N+1:end,1)), max(R(N+1:end,1)),N),B(2) + linspace(min(R(N+1:end,1)), max(R(N+1:end,1)),N)*B(1),'--g','linewidth',1.5);
text(ls3.XData(end), ls3.YData(end),strrep(sprintf('r = %1.3f',corr(R(N+1:end,1), R(N+1:end,2))),'0.','.'),'Color','g')
hold off
title(sprintf('V_{corr} = %1.4f', (atanh(corr(R(1:N,1), R(1:N,2))) - atanh(corr(R(N+1:end,1), R(N+1:end,2))))*(atanh(corr(R(:,1), R(:,2))))))

mu = [-5 5; 5 -5];
sigma = cat(3,[1 -.9; -.9 1], [1 -.9; -.9 1]);
%rng('default')  % For reproducibility
R = [];
R = [R; mvnrnd(mu(1,:),sigma(:,:,1),N)];
R = [R; mvnrnd(mu(2,:),sigma(:,:,2),N)];

subplot(4,5,20)
plot(R(:,1),R(:,2),'+')
set(gca,'xlim',[-10 10], 'ylim',[-10 10])
hold on
B = polyfit(R(:,1), R(:,2),1);
ls1 = plot(linspace(min(R(:,1)), max(R(:,1)),N),B(2) + linspace(min(R(:,1)), max(R(:,1)),N)*B(1),'--m','linewidth',1.5);
text(ls1.XData(end), ls1.YData(end),strrep(sprintf('r = %1.3f',corr(R(:,1), R(:,2))),'0.','.'),'Color','m')
B = polyfit(R(1:N,1), R(1:N,2),1);
ls2 = plot(linspace(min(R(1:N,1)), max(R(1:N,1)),N),B(2) + linspace(min(R(1:N,1)), max(R(1:N,1)),N)*B(1),'--r','linewidth',1.5);
text(ls2.XData(end), ls2.YData(end),strrep(sprintf('r = %1.3f',corr(R(1:N,1), R(1:N,2))),'0.','.'),'Color','r')
B = polyfit(R(N+1:end,1), R(N+1:end,2),1);
ls3 = plot(linspace(min(R(N+1:end,1)), max(R(N+1:end,1)),N),B(2) + linspace(min(R(N+1:end,1)), max(R(N+1:end,1)),N)*B(1),'--g','linewidth',1.5);
text(ls3.XData(end), ls3.YData(end),strrep(sprintf('r = %1.3f',corr(R(N+1:end,1), R(N+1:end,2))),'0.','.'),'Color','g')
hold off
title(sprintf('V_{corr} = %1.4f', (atanh(corr(R(1:N,1), R(1:N,2))) - atanh(corr(R(N+1:end,1), R(N+1:end,2))))*(atanh(corr(R(:,1), R(:,2))))))



%% Matrix 


N = 16;

%figure('Pos', [326 71 1291 912])

mu = [0 0; 0 0];
sigma = cat(3,[1 0.99; 0.99 1], [1 0; 0 1]);
%rng('default')  % For reproducibility
R = [];
R = [R; mvnrnd(mu(1,:),sigma(:,:,1),0.5*N*(0.5*N -1))];
R = [R; mvnrnd(mu(2,:),sigma(:,:,2),0.5*N*(0.5*N -1))];

fast_corr(tiedrank_(R(:,1),1), tiedrank_(R(:,2),1));
ICC(tiedrank_(R,1), 'A-k');
ICC(tiedrank_(R,1), 'C-k');


corrs1 = -0.9:0.05:0.9;
corrs2 = -0.9:0.05:0.9;

mu = [0 0; 0 0];
sigma = cat(3,[1 0; 0 1], [1 0; 0 1]);
Cor_Mat = zeros(length(corrs1),length(corrs2));
ICC_C_Mat = zeros(length(corrs1),length(corrs2));
ICC_A_Mat = zeros(length(corrs1),length(corrs2));
for c1 = 1:length(corrs1)
    for c2 = 1:length(corrs2)
        sigma(1,2,1) = corrs1(c1); sigma(2,1,1) = corrs1(c1);
        sigma(1,2,2) = corrs2(c2); sigma(2,1,2) = corrs2(c2);
        R = [];
        R = [R; mvnrnd(mu(1,:),sigma(:,:,1),0.5*N*(0.5*N -1))];
        R = [R; mvnrnd(mu(2,:),sigma(:,:,2),0.5*N*(0.5*N -1))];

        Cor_Mat(c1,c2) = fast_corr(tiedrank_(R(:,1),1), tiedrank_(R(:,2),1));
        %ICC_A_Mat(c1,c2) = ICC([R(1:56,1:2) R(57:112,1:2)], 'A-1');
        %ICC_C_Mat(c1,c2) = ICC([R(1:56,1:2) R(57:112,1:2)], 'C-1');
        tr_data = tiedrank_(R,1);
        ICC_A_Mat(c1,c2) = ICC([tr_data(1:56,1:2) tr_data(57:112,1:2)], 'A-k');
        ICC_C_Mat(c1,c2) = ICC([tr_data(1:56,1:2) tr_data(57:112,1:2)], 'C-k');
    end
end

figure
subplot(1,3,1)
surf(corrs1, corrs2, Cor_Mat)
title('Correlation'), xlabel('x'), ylabel('y')
subplot(1,3,2)
surf(corrs1, corrs2, ICC_A_Mat)
%set(gca,'zlim',[-3 1.2])
title('ICC Agreement'), xlabel('x'), ylabel('y')
subplot(1,3,3)
surf(corrs1, corrs2, ICC_C_Mat)
%set(gca,'zlim',[-3 1.2])
title('ICC Consistency'), xlabel('x'), ylabel('y')

figure
surf(corrs1, corrs2, ICC_A_Mat./ICC_C_Mat)
title('ICC Agreement/Consistency'), xlabel('x'), ylabel('y')


mus1 = -3:0.2:3;
mus2 = -3:0.2:3;

mu = [0 0; 0 0];
sigma = cat(3,[1 0; 0 1], [1 0; 0 1]);
Cor_Mat = zeros(length(mus1),length(mus2));
ICC_C_Mat = zeros(length(mus1),length(mus2));
ICC_A_Mat = zeros(length(mus1),length(mus2));
for m1 = 1:length(mus1)
    for m2 = 1:length(mus2) 
        mu(2,:) = [mus1(m1) mus2(m2)];
        R = [];
        R = [R; mvnrnd(mu(1,:),sigma(:,:,1),0.5*N*(0.5*N -1))];
        R = [R; mvnrnd(mu(2,:),sigma(:,:,2),0.5*N*(0.5*N -1))];

        Cor_Mat(m1,m2) = fast_corr(tiedrank_(R(:,1),1), tiedrank_(R(:,2),1));
        %ICC_A_Mat(m1,m2) = ICC([R(1:56,1:2) R(57:112,1:2)], 'A-1');
        %ICC_C_Mat(m1,m2) = ICC([R(1:56,1:2) R(57:112,1:2)], 'C-1');
        tr_data = tiedrank_(R,1);
        ICC_A_Mat(m1,m2) = ICC([tr_data(1:56,1:2) tr_data(57:112,1:2)], 'A-k');
        ICC_C_Mat(m1,m2) = ICC([tr_data(1:56,1:2) tr_data(57:112,1:2)], 'C-k');
    end
end

figure
subplot(1,3,1)
surf(mus1, mus2, Cor_Mat)
title('Correlation'), xlabel('x'), ylabel('y')
subplot(1,3,2)
surf(mus1, mus2, ICC_A_Mat)
%set(gca,'zlim',[-3 1.2])
title('ICC Agreement'), xlabel('x'), ylabel('y')
subplot(1,3,3)
surf(mus1, mus2, ICC_C_Mat)
%set(gca,'zlim',[-3 1.2])
title('ICC Consistency'), xlabel('x'), ylabel('y')


figure
surf(mus1, mus2, ICC_A_Mat./ICC_C_Mat)
title('ICC Agreement/Consistency'), xlabel('x'), ylabel('y')



mus1 = -2:1:2;
mus2 = -2:1:2;

mu = [0 0; 0 0];
sigma = cat(3,[1 0; 0 1], [1 0; 0 1]);
Cor_Cell = cell(length(mus1),length(mus2));
ICC_C_Cell = cell(length(mus1),length(mus2));
ICC_A_Cell = cell(length(mus1),length(mus2));
for m1 = 1:length(mus1)
    for m2 = 1:length(mus2) 

        corrs1 = -0.9:0.1:0.9;
        corrs2 = -0.9:0.1:0.9;

        Cor_Cell{m1,m2} = zeros(length(corrs1),length(corrs2));
        ICC_C_Cell{m1,m2} = zeros(length(corrs1),length(corrs2));
        ICC_A_Cell{m1,m2} = zeros(length(corrs1),length(corrs2));
        for c1 = 1:length(corrs1)
            for c2 = 1:length(corrs2)
                mu(2,:) = [mus1(m1) mus2(m2)];
                sigma(1,2,1) = corrs1(c1); sigma(2,1,1) = corrs1(c1);
                sigma(1,2,2) = corrs2(c2); sigma(2,1,2) = corrs2(c2);
                R = [];
                R = [R; mvnrnd(mu(1,:),sigma(:,:,1),0.5*N*(0.5*N -1))];
                R = [R; mvnrnd(mu(2,:),sigma(:,:,2),0.5*N*(0.5*N -1))];

                Cor_Cell{m1,m2}(c1,c2) = fast_corr(tiedrank_(R(:,1),1), tiedrank_(R(:,2),1));
                ICC_C_Cell{m1,m2}(c1,c2) = ICC([R(1:56,1:2) R(57:112,1:2)], 'A-1');
                ICC_A_Cell{m1,m2}(c1,c2) = ICC([R(1:56,1:2) R(57:112,1:2)], 'C-1');
                %tr_data = tiedrank_(R,1);
                %ICC_C_Cell{m1,m2}(c1,c2) = ICC([tr_data(1:56,1:2) tr_data(57:112,1:2)], 'A-1');
                %ICC_A_Cell{m1,m2}(c1,c2) = ICC([tr_data(1:56,1:2) tr_data(57:112,1:2)], 'C-1');
            end
        end
        
    end
end


figure
Data = ICC_C_Cell';
tmp_max = cell2mat(cellfun(@(x) max(x(:)), Data,'UniformOutput',0));
tmp_min = cell2mat(cellfun(@(x) min(x(:)), Data,'UniformOutput',0));
c_limit = [min(tmp_min(:)) max(tmp_max(:))];
for sbp = 1:25
    subplot(5,5,sbp)
    imagesc(Data{sbp})
    set(gca,'clim',c_limit, 'xtick',[], 'ytick',[])
    axis square
end 

figure
Data1 = ICC_C_Cell';
Data2 = ICC_A_Cell';
tmp_max = cell2mat(cellfun(@(x,y) max(x(:)./y(:)), Data1, Data2,'UniformOutput',0));
tmp_min = cell2mat(cellfun(@(x,y) min(x(:)./y(:)), Data1, Data2,'UniformOutput',0));
c_limit = [min(tmp_min(:)) max(tmp_max(:))];
for sbp = 1:25
    subplot(5,5,sbp)
    cur_data = Data1{sbp}./Data2{sbp};
    imagesc(cur_data)
    set(gca,'clim',c_limit,'xtick',[], 'ytick',[])
    axis square
end 


N = 16;

mus1 = [-3 -1 0 1 3]; %-2:1:2;
mus2 = [3 1 0 -1 -3]; %2:-1:-2;

mu = [0 0; 0 0];
sigma = cat(3,[1 0; 0 1], [1 0; 0 1]);
NMeas_Cell = cell(length(mus2),length(mus1));
for m2 = 1:length(mus2)
    for m1 = 1:length(mus1) 

        corrs1 = -0.9:0.1:0.9;
        corrs2 = 0.9:-0.1:-0.9;

        NMeas_Cell{m2,m1} = zeros(length(corrs2),length(corrs1));
        for c2 = 1:length(corrs2)
            for c1 = 1:length(corrs1)
                mu(2,:) = [mus1(m1) mus2(m2)];
                sigma(1,2,1) = corrs1(c1); sigma(2,1,1) = corrs1(c1);
                sigma(1,2,2) = corrs2(c2); sigma(2,1,2) = corrs2(c2);
                R = [];
                R = [R; mvnrnd(mu(1,:),sigma(:,:,1),0.5*N*(0.5*N -1))];
                R = [R; mvnrnd(mu(2,:),sigma(:,:,2),0.5*N*(0.5*N -1))];
                
                cur_data_all = tiedrank_(R,1);
                cor_all = fast_corr(cur_data_all(:,1), cur_data_all(:,2));
                cur_data = tiedrank_(R(1:56,:),1);
                cor_wi  = fast_corr(cur_data(:,1), cur_data(:,2));
                cur_data = tiedrank_(R(57:112,:),1);
                cor_bt  = fast_corr(cur_data(:,1), cur_data(:,2));
                %NMeas_Cell{m2,m1}(c2,c1) = (atanh(cor_wi) - atanh(cor_bt))*atanh(cor_all);
                %[~,p_val] = ttest2(reshape(R(1:56,:),56*2,1), reshape(R(56+1:end,:),56*2,1));
                %NMeas_Cell{m2,m1}(c2,c1) = (abs(norminv(p_val,0,1))/abs(atanh(cor_wi) - atanh(cor_bt)))*atanh(cor_all);
                
                %X = [ones(N*(0.5*N -1),1), cur_data_all(:,2)];
                %%X = [ones(N*(0.5*N -1),1), kron([1;0], ones(0.5*N*(0.5*N -1),1))];
                %%X = R_tr(:,2);
                %y = cur_data_all(:,1);
                %SS_tot = (y - mean(y))' * (y - mean(y));
                %SS_res1 = y'*(eye(N*(0.5*N -1)) - X*((X'*X)\X'))*y;
                %%Rsq1 = 1 - SS_res1/SS_tot;
                %X = [ones(N*(0.5*N -1),1), cur_data_all(:,2), kron([1;0], ones(0.5*N*(0.5*N -1),1))];
                %%X = [ones(N*(0.5*N -1),1), cur_data_all(:,2), kron([1;0], ones(0.5*N*(0.5*N -1),1)).*cur_data_all(:,2)];
                %%X = [R_tr(:,2), kron([1;0], ones(0.5*N*(0.5*N -1),1)), kron([0;1], ones(0.5*N*(0.5*N -1),1))];
                %SS_res2 = y'*(eye(N*(0.5*N -1)) - X*((X'*X)\X'))*y;
                %%Rsq2 = 1 - SS_res2/SS_tot;
                %F = (SS_res1 - SS_res2)/(SS_res2 / (N*(0.5*N -1) - 3));
                %NMeas_Cell{m2,m1}(c2,c1) = abs(f2z_bloc(F,1,N*(0.5*N -1) - 3))*atanh(cor_all);
                
                %y = (cur_data_all(:,1) - mean(cur_data_all(:))) .* (cur_data_all(:,2) - mean(cur_data_all(:)));
                y = tiedrank_(R(:,1) .* R(:,2),1);
                X = [kron([1;0], ones(0.5*N*(0.5*N -1),1)) kron([0;1], ones(0.5*N*(0.5*N -1),1))];
                SS_tot = (y - mean(y))' * (y - mean(y));
                SS_res = (y - X*((X'*X)\X'*y))' * (y - X*((X'*X)\X'*y));
                NMeas_Cell{m2,m1}(c2,c1) = atanh(sqrt(max(1 - SS_res/SS_tot,0))) * atanh(cor_all);
                
                %[~,~,stats] = manova1(cur_data_all,[repmat({'sub1'},0.5*N*(0.5*N -1),1); repmat({'sub2'},0.5*N*(0.5*N -1),1)]);
                %NMeas_Cell{m2,m1}(c2,c1) = atanh(sqrt(1 - min(stats.lambda,1))) * atanh(cor_all);
                
                %X = [kron([1;0], ones(0.5*N*(0.5*N -1),1)) kron([0;1], ones(0.5*N*(0.5*N -1),1))];
                
                %dat1 = R(logical(X(:,1)),:); dat2 = R(logical(X(:,2)),:);
                %y1_m = mean(dat1,1);
                %y2_m = mean(dat2,1);
                %S1 = cov(dat1);
                %S2 = cov(dat2);
                %S = ((0.5*N*(0.5*N -1)-1)*S1 + (0.5*N*(0.5*N -1)-1)*S2)/(N*(0.5*N -1)-2);
                
                %T2 = ((y1_m - y2_m)/inv(S)*(y1_m - y2_m)')*((0.5*N*(0.5*N -1)*0.5*N*(0.5*N -1))/(N*(0.5*N -1)));
                %F = T2*((N*(0.5*N -1) - 3) / (2*(N*(0.5*N -1) - 2)));
                %NMeas_Cell{m2,m1}(c2,c1) = f2z_bloc(F,1,N*(0.5*N -1) - 3);%*atanh(cor_all);
                
            end
        end
        
    end
end
prctile(NMeas_Cell{3,3}(:),[1 99])

figure('Pos',[164 67 1504 926])
Data = NMeas_Cell';
tmp_max = cell2mat(cellfun(@(x) max(x(:)), Data,'UniformOutput',0));
tmp_min = cell2mat(cellfun(@(x) min(x(:)), Data,'UniformOutput',0));
c_limit = [-0.3 0.3]; %prctile(NMeas_Cell{3,3}(:),[1 99]);%[min(tmp_min(:))+0.9 max(tmp_max(:))-1];
phase_shift = [1.2 0.6 0 -0.6 -1.2];
for sbp = 1:25
    h1 = subplot(5,5,sbp);
    imagesc(Data{sbp});
    set(gca,'clim',c_limit, 'xtick',[], 'ytick',[])
    axis square
    aspect = get(h1,'PlotBoxAspectRatio');
    set(h1,'Units','pixels');
    pos = get(h1,'Position');
    pos(3) = aspect(1)/aspect(2)*pos(4);
    set(h1,'Position',pos);
    
    h2 = axes('Units','pixels','pos',[pos(1) pos(2)-25 pos(3) 20],'xlim',[-15 155],'ylim',[-15 15],'visible','off');
    hold on
    for elp = 1:5
        t = linspace(0,2*pi) ;
        a = 15; b = 15;
        x = a*cos(t+phase_shift(elp)) ;
        y = b*sin(t) ;
        plot(x+35*(elp-1),y,'k','linewidth',2)
    end
    axis equal
    box off
    h3 = axes('Units','pixels','pos',[pos(1)-25 pos(2) 20 pos(4)],'xlim',[-15 15],'ylim',[-15 155],'visible','off');
    hold on
    for elp = 1:5
        t = linspace(0,2*pi) ;
        a = 15; b = 15;
        x = a*cos(t+phase_shift(elp)) ;
        y = b*sin(t) ;
        plot(x,y+35*(elp-1),'k','linewidth',2)
    end
    axis equal
    box off
    
    set(h1,'Units','normalized')
    set(h2,'Units','normalized')
    set(h3,'Units','normalized')
    
end 


%% Plot Correlations

mus = [kron(ones(5,1),[-3 -1 0 1 3]') kron([-3 -1 0 1 3]',ones(5,1))];

figure('Pos', [326 71 1291 912])

mu = [0 0; 0 0];
sigma = cat(3,[1 .9; .9 1], [1 .9; .9 1]);
for sbp = 1:25
    mu(2,:) = [mus(sbp) mus(sbp)];
    R = [];
    R = [R; mvnrnd(mu(1,:),sigma(:,:,1),N)];
    R = [R; mvnrnd(mu(2,:),sigma(:,:,2),N)];
    R_tr = tiedrank_(R,1); R_tr_g1 = tiedrank_(R(1:N,:),1); R_tr_g2 = tiedrank_(R(N+1:end,:),1);
    h1 = subplot(5,5,sbp);
    plot(R_tr(1:N,1),R_tr(1:N,2),'+r')
    hold on
    plot(R_tr(N+1:end,1),R_tr(N+1:end,2),'+g')
    set(gca,'xlim',[-5 40], 'ylim',[-5 40], 'xtick', [],'ytick',[]) %set(gca,'xlim',[-5 5], 'ylim',[-5 5], 'xtick', [],'ytick',[])
    B = polyfit(R_tr(:,1), R_tr(:,2),1);
    ls1 = plot(linspace(min(R_tr(:,1)), max(R_tr(:,1)),N),B(2) + linspace(min(R_tr(:,1)), max(R_tr(:,1)),N)*B(1),'--m','linewidth',1.5);
    text(ls1.XData(end), ls1.YData(end),strrep(sprintf('r = %1.3f',corr(R_tr(:,1), R_tr(:,2))),'0.','.'),'Color','m')
    B = polyfit(R_tr(1:N,1), R_tr(1:N,2),1);
    ls2 = plot(linspace(min(R_tr(1:N,1)), max(R_tr(1:N,1)),N),B(2) + linspace(min(R_tr(1:N,1)), max(R_tr(1:N,1)),N)*B(1),'--r','linewidth',1.5);
    text(ls2.XData(end), ls2.YData(end),strrep(sprintf('r = %1.3f',corr(R_tr(1:N,1), R_tr(1:N,2))),'0.','.'),'Color','r')
    B = polyfit(R_tr(N+1:end,1), R_tr(N+1:end,2),1);
    ls3 = plot(linspace(min(R_tr(N+1:end,1)), max(R_tr(N+1:end,1)),N),B(2) + linspace(min(R_tr(N+1:end,1)), max(R_tr(N+1:end,1)),N)*B(1),'--g','linewidth',1.5);
    text(ls3.XData(end), ls3.YData(end),strrep(sprintf('r = %1.3f',corr(R_tr(N+1:end,1), R_tr(N+1:end,2))),'0.','.'),'Color','g')
    hold off
    
    title(sprintf('V_{corr} = %1.4f', (atanh(corr(R_tr_g1(:,1), R_tr_g1(:,2))) - atanh(corr(R_tr_g2(:,1), R_tr_g2(:,2))))*(atanh(corr(R_tr(:,1), R_tr(:,2))))),'fontsize',8)
    axis square
end


%% New Idea

N = 56;

mus = [kron(ones(5,1),([-3 -1 0 1 3])') kron(([3 1 0 -1 -3])',ones(5,1))];

figure('Pos', [326 71 1291 912])

mu = [0 0; 0 0];
sigma = cat(3,[1 0; 0 1], [1 0; 0 1]);
for sbp = 1:25
    mu(2,:) = [mus(sbp,1) mus(sbp,2)];
    R = [];
    R = [R; mvnrnd(mu(1,:),sigma(:,:,1),N)];
    R = [R; mvnrnd(mu(2,:),sigma(:,:,2),N)];
    R_tr = tiedrank_(R,1); R_tr_g1 = tiedrank_(R(1:N,:),1); R_tr_g2 = tiedrank_(R(N+1:end,:),1);
    %R_tr = R;
    h1 = subplot(5,5,sbp);
    plot(R_tr(1:N,1),R_tr(1:N,2),'+r')
    hold on
    plot(R_tr(N+1:end,1),R_tr(N+1:end,2),'+g')
    set(gca,'xlim',[min(R_tr(:))-20 max(R_tr(:))+13], 'ylim',[min(R_tr(:))-20 max(R_tr(:))+13], 'xtick', [],'ytick',[]) %set(gca,'xlim',[-5 5], 'ylim',[-5 5], 'xtick', [],'ytick',[])
    B = polyfit(R_tr(:,1), R_tr(:,2),1);
    ls1 = plot(linspace(min(R_tr(:,1)), max(R_tr(:,1)),N),B(2) + linspace(min(R_tr(:,1)), max(R_tr(:,1)),N)*B(1),'--m','linewidth',1.5);
    text(ls1.XData(end), ls1.YData(end),strrep(sprintf('r = %1.3f',corr(R_tr(:,1), R_tr(:,2))),'0.','.'),'Color','m')
    B = polyfit(R_tr(1:N,1), R_tr(1:N,2),1);
    ls2 = plot(linspace(min(R_tr(1:N,1)), max(R_tr(1:N,1)),N),B(2) + linspace(min(R_tr(1:N,1)), max(R_tr(1:N,1)),N)*B(1),'--r','linewidth',1.5);
    text(ls2.XData(end), ls2.YData(end),strrep(sprintf('r = %1.3f',corr(R_tr(1:N,1), R_tr(1:N,2))),'0.','.'),'Color','r')
    B = polyfit(R_tr(N+1:end,1), R_tr(N+1:end,2),1);
    ls3 = plot(linspace(min(R_tr(N+1:end,1)), max(R_tr(N+1:end,1)),N),B(2) + linspace(min(R_tr(N+1:end,1)), max(R_tr(N+1:end,1)),N)*B(1),'--g','linewidth',1.5);
    text(ls3.XData(end), ls3.YData(end),strrep(sprintf('r = %1.3f',corr(R_tr(N+1:end,1), R_tr(N+1:end,2))),'0.','.'),'Color','g')
    hold off
    
    %X = [ones(2*N,1), R_tr(:,2)];
    %%X = [ones(2*N,1), kron([1;0], ones(N,1))];
    %%X = R_tr(:,2);
    %y = R_tr(:,1);
    %SS_tot = (y - mean(y))' * (y - mean(y));
    %SS_res1 = (y - X*((X'*X)\X'*y))' * (y - X*((X'*X)\X'*y));
    %%Rsq1 = 1 - SS_res1/SS_tot;
    %X = [ones(2*N,1), R_tr(:,2), kron([1;0], ones(N,1))];
    %%X = [ones(2*N,1), R_tr(:,2), kron([1;0], ones(N,1)).*R_tr(:,2)];
    %%X = [R_tr(:,2), kron([1;0], ones(16,1)), kron([0;1], ones(16,1))];
    %SS_res2 = (y - X*((X'*X)\X'*y))' * (y - X*((X'*X)\X'*y));
    %%Rsq2 = 1 - SS_res2/SS_tot;
    %F = (SS_res1 - SS_res2)/(SS_res2 / (2*N - 3));
    %p = fcdf(F,1,2*N - 3,'upper');
    %meas = abs(norminv(p))*atanh(corr(R_tr(:,1), R_tr(:,2)));
    
    y = tiedrank_(R(:,1) .* R(:,2),1);
    X = [kron([1;0], ones(N,1)), kron([0;1], ones(N,1))];
    SS_tot = (y - mean(y))' * (y - mean(y));
    SS_res = (y - X*((X'*X)\X'*y))' * (y - X*((X'*X)\X'*y));
    meas = atanh(sqrt(1 - SS_res/SS_tot)) * atanh(corr(R_tr(:,1), R_tr(:,2)));
    
    %[~,p_val] = ttest2(reshape(R(1:N,:),N*2,1), reshape(R(N+1:end,:),N*2,1));
    %meas = (atanh(corr(R_tr_g1(:,1), R_tr_g1(:,2))) - atanh(corr(R_tr_g2(:,1), R_tr_g2(:,2))))*(atanh(corr(R_tr(:,1), R_tr(:,2))))*norminv(1-p_val,0,1);
    
    %X = [kron([1;0], ones(N,1)) kron([0;1], ones(N,1))];

    %dat1 = R(logical(X(:,1)),:); dat2 = R(logical(X(:,2)),:);
    %y1_m = mean(dat1,1);
    %y2_m = mean(dat2,1);
    %S1 = cov(dat1);
    %S2 = cov(dat2);
    %S = ((0.5*N*(0.5*N -1)-1)*S1 + (0.5*N*(0.5*N -1)-1)*S2)/(N*(0.5*N -1)-2);

    %T2 = ((y1_m - y2_m)/inv(S)*(y1_m - y2_m)')*((0.5*N*(0.5*N -1)*0.5*N*(0.5*N -1))/(N*(0.5*N -1)));
    %meas = T2;
    title(sprintf('V_{corr} = %1.4f', meas),'fontsize',8)
    axis square
end



%% New New Crossproduct Idea

N = 56;

mus = [kron(ones(5,1),([-3 -1 0 1 3])') kron(([3 1 0 -1 -3])',ones(5,1))];

figure('Pos', [326 71 1291 912])

mu = [0 0; 0 0];
sigma = cat(3,[1 0; 0 1], [1 0; 0 1]);
for sbp = 1:25
    mu(2,:) = [mus(sbp,1) mus(sbp,2)];
    R = [];
    R = [R; mvnrnd(mu(1,:),sigma(:,:,1),N)];
    R = [R; mvnrnd(mu(2,:),sigma(:,:,2),N)];
    R_tr = tiedrank_(R,1); 
    dat = tiedrank_(R(:,1).*R(:,2),1); % R_tr(:,1).*R_tr(:,2); R(:,1).*R(:,2);
    h1 = subplot(5,5,sbp);
    hold on
    histogram(dat(1:N),15)
    histogram(dat(N+1:end),15)
    hold off
    
    y = dat;
    X = [kron([1;0], ones(N,1)), kron([0;1], ones(N,1))];
    SS_tot = (y - mean(y))' * (y - mean(y));
    SS_res = (y - X*((X'*X)\X'*y))' * (y - X*((X'*X)\X'*y));
    meas = atanh(sqrt(1 - SS_res/SS_tot)) * atanh(corr(R_tr(:,1), R_tr(:,2)));
    
    title(sprintf('V_{corr} = %1.4f', meas),'fontsize',8)
    set(gca, 'xlim', [-2 130], 'ylim', [0 15])
    axis square
end




%% Try out Real Data

msr = 1;

% ROI Electrode positions
% Biosemi 128 Electrodes System Radial ABC
Electrodes_ROIs

% Hypotheses Matrix
trl_mat = [kron([1;2],ones(64,1)) kron([1;2;1;2],ones(32,1))];
Perceptual_Mat_full = zeros(size(trl_mat,1));
Semantic_Mat_full = zeros(size(trl_mat,1));
for i = 1:size(trl_mat,1)-1
    for j = (i+1):size(trl_mat,1)
        if(j ~= size(trl_mat,1) - (i - 1))
            if(trl_mat(i,1) == 1 && trl_mat(j,1) == 1)
                Perceptual_Mat_full(i,j) = 1;
            elseif(trl_mat(i,1) == 2 && trl_mat(j,1) == 2)
                Perceptual_Mat_full(i,j) = 2;
            else
                Perceptual_Mat_full(i,j) = -1;
            end

            if(trl_mat(i,2) == 1 && trl_mat(j,2) == 1)
                Semantic_Mat_full(i,j) = 1;
            elseif(trl_mat(i,2) == 2 && trl_mat(j,2) == 2)
                Semantic_Mat_full(i,j) = 2;
            else
                Semantic_Mat_full(i,j) = -1;
            end
        end
    end
end

Perceptual_Mat_red16 = zeros(16);
Semantic_Mat_red16 = zeros(16);
for i = 1:16-1
    for j = (i+1):16
        if(j ~= 16 - (i - 1))
            if(trl_mat(8*i,1) == 1 && trl_mat(8*j,1) == 1)
                Perceptual_Mat_red16(i,j) = 1;
            elseif(trl_mat(8*i,1) == 2 && trl_mat(8*j,1) == 2)
                Perceptual_Mat_red16(i,j) = 2;
            else
                Perceptual_Mat_red16(i,j) = -1;
            end

            if(trl_mat(8*i,2) == 1 && trl_mat(8*j,2) == 1)
                Semantic_Mat_red16(i,j) = 1;
            elseif(trl_mat(8*i,2) == 2 && trl_mat(8*j,2) == 2)
                Semantic_Mat_red16(i,j) = 2;
            else
                Semantic_Mat_red16(i,j) = -1;
            end
        end
    end
end

% Load Data 
% Subject Names
load('RSA_Data_Enc','Subj_names')

% Create Data Struct for Encoding
tmp_strct_enc = load('RSA_Data_Enc');
measures = tmp_strct_enc.RSA_Data_CM.OCC.meas16;
tmp_strct_ret = load('RSA_Data_Ret');
RSA_Data_Enc = [];
RSA_Data_Ret = [];
for sub = 1:length(Subj_names)
    if(sub == 1)
        RSA_Data_Enc.Names   = Subj_names;
        for fn = fieldnames(tmp_strct_enc.(['RSA_Data_',Subj_names{sub}]).OCC)'
            RSA_Data_Enc.(fn{1}) = tmp_strct_enc.(['RSA_Data_',Subj_names{sub}]).OCC.(fn{1});
        end
        RSA_Data_Enc = rmfield(RSA_Data_Enc, {'Name','TimeVec1024','RSA_full','MDS_full','RSA_16','Encoding_Data','TrialInfo'...
                                      'rsa_dim','curROI','curROI_name'});
        RSA_Data_Enc.OCC_ROI = tmp_strct_enc.(['RSA_Data_',Subj_names{sub}]).OCC.curROI; 
        RSA_Data_Enc.TMP_ROI = tmp_strct_enc.(['RSA_Data_',Subj_names{sub}]).TMP.curROI;
        RSA_Data_Enc.FRT_ROI = tmp_strct_enc.(['RSA_Data_',Subj_names{sub}]).FRT.curROI;
        RSA_Data_Enc.CNT_ROI = tmp_strct_enc.(['RSA_Data_',Subj_names{sub}]).CNT.curROI;
        RSA_Data_Enc.PRT_ROI = tmp_strct_enc.(['RSA_Data_',Subj_names{sub}]).PRT.curROI;

        RSA_Data_Ret.Names   = Subj_names;
        for fn = fieldnames(tmp_strct_ret.(['RSA_Data_',Subj_names{sub}]).OCC)'
            RSA_Data_Ret.(fn{1}) = tmp_strct_ret.(['RSA_Data_',Subj_names{sub}]).OCC.(fn{1});
        end
        RSA_Data_Ret = rmfield(RSA_Data_Ret, {'Name','TimeVec1024','RSA_full','MDS_full','RSA_16','Retrieval_Data','TrialInfo'...
                                      'rsa_dim','curROI','curROI_name'});
        RSA_Data_Ret.OCC_ROI = tmp_strct_ret.(['RSA_Data_',Subj_names{sub}]).OCC.curROI; 
        RSA_Data_Ret.TMP_ROI = tmp_strct_ret.(['RSA_Data_',Subj_names{sub}]).TMP.curROI;
        RSA_Data_Ret.FRT_ROI = tmp_strct_ret.(['RSA_Data_',Subj_names{sub}]).FRT.curROI;
        RSA_Data_Ret.CNT_ROI = tmp_strct_ret.(['RSA_Data_',Subj_names{sub}]).CNT.curROI;
        RSA_Data_Ret.PRT_ROI = tmp_strct_ret.(['RSA_Data_',Subj_names{sub}]).PRT.curROI;

    end

    if(~isempty(tmp_strct_enc.(['RSA_Data_',Subj_names{sub}]).OCC.RSA_full))
        RSA_Data_Enc.OCC.full_Data(sub,:,:,:) = permute(tmp_strct_enc.(['RSA_Data_',Subj_names{sub}]).OCC.RSA_full{1,msr},[3 1 2]);
        RSA_Data_Enc.TMP.full_Data(sub,:,:,:) = permute(tmp_strct_enc.(['RSA_Data_',Subj_names{sub}]).TMP.RSA_full{1,msr},[3 1 2]);
        RSA_Data_Enc.FRT.full_Data(sub,:,:,:) = permute(tmp_strct_enc.(['RSA_Data_',Subj_names{sub}]).FRT.RSA_full{1,msr},[3 1 2]);
        RSA_Data_Enc.CNT.full_Data(sub,:,:,:) = permute(tmp_strct_enc.(['RSA_Data_',Subj_names{sub}]).CNT.RSA_full{1,msr},[3 1 2]);
        RSA_Data_Enc.PRT.full_Data(sub,:,:,:) = permute(tmp_strct_enc.(['RSA_Data_',Subj_names{sub}]).PRT.RSA_full{1,msr},[3 1 2]);
    end
    RSA_Data_Enc.OCC.red16_Data(sub,:,:,:) = permute(tmp_strct_enc.(['RSA_Data_',Subj_names{sub}]).OCC.RSA_16{1,msr},[3 1 2]);
    RSA_Data_Enc.TMP.red16_Data(sub,:,:,:) = permute(tmp_strct_enc.(['RSA_Data_',Subj_names{sub}]).TMP.RSA_16{1,msr},[3 1 2]);
    RSA_Data_Enc.FRT.red16_Data(sub,:,:,:) = permute(tmp_strct_enc.(['RSA_Data_',Subj_names{sub}]).FRT.RSA_16{1,msr},[3 1 2]);
    RSA_Data_Enc.CNT.red16_Data(sub,:,:,:) = permute(tmp_strct_enc.(['RSA_Data_',Subj_names{sub}]).CNT.RSA_16{1,msr},[3 1 2]);
    RSA_Data_Enc.PRT.red16_Data(sub,:,:,:) = permute(tmp_strct_enc.(['RSA_Data_',Subj_names{sub}]).PRT.RSA_16{1,msr},[3 1 2]);

    if(~isempty(tmp_strct_ret.(['RSA_Data_',Subj_names{sub}]).OCC.RSA_full))
        RSA_Data_Ret.OCC.full_Data(sub,:,:,:) = permute(tmp_strct_ret.(['RSA_Data_',Subj_names{sub}]).OCC.RSA_full{1,msr},[3 1 2]);
        RSA_Data_Ret.TMP.full_Data(sub,:,:,:) = permute(tmp_strct_ret.(['RSA_Data_',Subj_names{sub}]).TMP.RSA_full{1,msr},[3 1 2]);
        RSA_Data_Ret.FRT.full_Data(sub,:,:,:) = permute(tmp_strct_ret.(['RSA_Data_',Subj_names{sub}]).FRT.RSA_full{1,msr},[3 1 2]);
        RSA_Data_Ret.CNT.full_Data(sub,:,:,:) = permute(tmp_strct_ret.(['RSA_Data_',Subj_names{sub}]).CNT.RSA_full{1,msr},[3 1 2]);
        RSA_Data_Ret.PRT.full_Data(sub,:,:,:) = permute(tmp_strct_ret.(['RSA_Data_',Subj_names{sub}]).PRT.RSA_full{1,msr},[3 1 2]);
    end
    RSA_Data_Ret.OCC.red16_Data(sub,:,:,:) = permute(tmp_strct_ret.(['RSA_Data_',Subj_names{sub}]).OCC.RSA_16{1,msr},[3 1 2]);
    RSA_Data_Ret.TMP.red16_Data(sub,:,:,:) = permute(tmp_strct_ret.(['RSA_Data_',Subj_names{sub}]).TMP.RSA_16{1,msr},[3 1 2]);
    RSA_Data_Ret.FRT.red16_Data(sub,:,:,:) = permute(tmp_strct_ret.(['RSA_Data_',Subj_names{sub}]).FRT.RSA_16{1,msr},[3 1 2]);
    RSA_Data_Ret.CNT.red16_Data(sub,:,:,:) = permute(tmp_strct_ret.(['RSA_Data_',Subj_names{sub}]).CNT.RSA_16{1,msr},[3 1 2]);
    RSA_Data_Ret.PRT.red16_Data(sub,:,:,:) = permute(tmp_strct_ret.(['RSA_Data_',Subj_names{sub}]).PRT.RSA_16{1,msr},[3 1 2]);

    RSA_Data_Enc.Encoding_Data{sub} = tmp_strct_enc.(['RSA_Data_',Subj_names{sub}]).OCC.Encoding_Data;
    RSA_Data_Enc.TrialInfo{sub} = tmp_strct_enc.(['RSA_Data_',Subj_names{sub}]).OCC.TrialInfo;

    RSA_Data_Ret.Retrieval_Data{sub} = tmp_strct_ret.(['RSA_Data_',Subj_names{sub}]).OCC.Retrieval_Data;
    RSA_Data_Ret.TrialInfo{sub} = tmp_strct_ret.(['RSA_Data_',Subj_names{sub}]).OCC.TrialInfo;

end
clear tmp_strct_enc tmp_strct_ret


% Plot Scattergrams of Real Data

ROI = {'OCC','TMP','FRT','CNT','PRT'};
r = 1;
N = 56;


figure('Pos', [326 71 1291 912])

for sbp = 1:9
    
    enc_samp = datasample(1:length(RSA_Data_Enc.TimeVec),1);
    ret_samp = datasample(1:length(RSA_Data_Ret.TimeVec),1);
    
    cur_data1 = nanmean(squeeze(RSA_Data_Enc.(ROI{r}).red16_Data(:,enc_samp,Perceptual_Mat_red16 > 0))',2);
    cur_data2 = nanmean(squeeze(RSA_Data_Ret.(ROI{r}).red16_Data(:,enc_samp,Perceptual_Mat_red16 > 0))',2);
    gr_WI = [reshape(cur_data1,[],1) reshape(cur_data2,[],1)];
    
    cur_data1 = nanmean(squeeze(RSA_Data_Enc.(ROI{r}).red16_Data(:,enc_samp,Perceptual_Mat_red16 < 0))',2);
    cur_data2 = nanmean(squeeze(RSA_Data_Ret.(ROI{r}).red16_Data(:,enc_samp,Perceptual_Mat_red16 < 0))',2);
    gr_BT = [reshape(cur_data1,[],1) reshape(cur_data2,[],1)];
    
    R_tr = [gr_WI; gr_BT];
    
    h = subplot(3,3,sbp);
    plot(gr_WI(:,1),gr_WI(:,2),'ro')
    hold on
    plot(gr_BT(:,1),gr_BT(:,2),'go')  
    hold on
    B = polyfit(R_tr(:,1), R_tr(:,2),1);
    ls1 = plot(linspace(min(R_tr(:,1)), max(R_tr(:,1)),N),B(2) + linspace(min(R_tr(:,1)), max(R_tr(:,1)),N)*B(1),'--m','linewidth',1.5);
    text(ls1.XData(end), ls1.YData(end),strrep(sprintf('r = %1.3f',corr(R_tr(:,1), R_tr(:,2))),'0.','.'),'Color','m')
    B = polyfit(R_tr(1:N,1), R_tr(1:N,2),1);
    ls2 = plot(linspace(min(R_tr(1:N,1)), max(R_tr(1:N,1)),N),B(2) + linspace(min(R_tr(1:N,1)), max(R_tr(1:N,1)),N)*B(1),'--r','linewidth',1.5);
    text(ls2.XData(end), ls2.YData(end),strrep(sprintf('r = %1.3f',corr(R_tr(1:N,1), R_tr(1:N,2))),'0.','.'),'Color','r')
    B = polyfit(R_tr(N+1:end,1), R_tr(N+1:end,2),1);
    ls3 = plot(linspace(min(R_tr(N+1:end,1)), max(R_tr(N+1:end,1)),N),B(2) + linspace(min(R_tr(N+1:end,1)), max(R_tr(N+1:end,1)),N)*B(1),'--g','linewidth',1.5);
    text(ls3.XData(end), ls3.YData(end),strrep(sprintf('r = %1.3f',corr(R_tr(N+1:end,1), R_tr(N+1:end,2))),'0.','.'),'Color','g')
    hold off
    [~,p_val] = ttest2(reshape(R_tr(1:N,:),N*2,1), reshape(R_tr(N+1:end,:),N*2,1));
    meas = (abs(norminv(p_val,0,1))/(atanh(corr(gr_WI(:,1), gr_WI(:,2))) - atanh(corr(gr_BT(:,1), gr_BT(:,2)))))*(atanh(corr(R_tr(:,1), R_tr(:,2))));
    title(sprintf('Enc: %1.3f - Ret: %1.3f - V_{corr} = %1.4f', RSA_Data_Enc.TimeVec(enc_samp), RSA_Data_Ret.TimeVec(ret_samp), meas),'fontsize',8)
    axis square
    set(h,'xlim',[0.4 0.65],'ylim',[0.4 0.65])
    axis square
end



N = 56;

Dur_Meth = zeros(2,1);

tic
X1 = kron(eye(23),[kron([1;0],ones(N,1)) kron([0;1],ones(N,1))]); % ones(length(y2),1)
for i = 1:10000
    
    dat1 = rand(112,23);
    dat2 = rand(112,23);
    y = dat1.*dat2;
    y2 = bsxfun(@times, kron(eye(23),ones(2*N,1)),y(:));
    SS_tot1 = sum(bsxfun(@minus, y, mean(y)).^2,1);%' * bsxfun(@minus, y, mean(y));
    %SS_tot1 = bsxfun(@minus, y, mean(y))' * bsxfun(@minus, y, mean(y));
    SS_res1 = sum((y2 - X1*((X1'*X1)\X1'*y2)).^2,1);
    %SS_res1 = (y2 - X1*((X1'*X1)\X1'*y2))' * (y2 - X1*((X1'*X1)\X1'*y2));
    meas1 = atanh(sqrt(1 - SS_res1./SS_tot1))';
    
end
Dur_Meth(1,1) = toc;

tic
X2 = [kron([1;0], ones(N,1)), kron([0;1], ones(N,1))];
for i = 1:10000
    
    dat1 = rand(112,23);
    dat2 = rand(112,23);
    meas2 = zeros(23,1);
    SS_tot2 = zeros(23,1);
    SS_res2 = zeros(23,1);
    for sub = 1:23
        y = tiedrank_(dat1(:,sub) .* dat2(:,sub),1);
        SS_tot2(sub) = sum((y - mean(y)).^2);
        SS_res2(sub) = sum((y - X2*((X2'*X2)\X2'*y)).^2);
        meas2(sub,1) = atanh(sqrt(1 - SS_res2(sub)/SS_tot2(sub)));
    end
    
end
Dur_Meth(2,1) = toc;





N = 56;

mu = [0 0; 3 3];
sigma = cat(3,[1 0; 0 1], [1 0; 0 1]);
%rng('default')  % For reproducibility
R = [];
R = [R; mvnrnd(mu(1,:),sigma(:,:,1),N)];
R = [R; mvnrnd(mu(2,:),sigma(:,:,2),N)];

figure('Pos', [326   500   619   483])
scatter(R(1:56,1),R(1:56,2),'ro','MarkerFaceColor','r','MarkerEdgeColor','r');
hold on
scatter(R(57:end,1),R(57:end,2),'go','MarkerFaceColor','g','MarkerEdgeColor','g')
set(gca,'xlim',[-3.5 6.5], 'ylim',[-3.5 6.5])
B = polyfit(R(:,1), R(:,2),1);
ls1 = plot(linspace(min(R(:,1)), max(R(:,1)),N),B(2) + linspace(min(R(:,1)), max(R(:,1)),N)*B(1),'--m','linewidth',1.5);
text(ls1.XData(end), ls1.YData(end),strrep(sprintf('r = %1.3f',corr(R(:,1), R(:,2))),'0.','.'),'Color','m')
B = polyfit(R(1:N,1), R(1:N,2),1);
ls2 = plot(linspace(min(R(1:N,1)), max(R(1:N,1)),N),B(2) + linspace(min(R(1:N,1)), max(R(1:N,1)),N)*B(1),'--r','linewidth',1.5);
text(ls2.XData(end), ls2.YData(end),strrep(sprintf('r = %1.3f',corr(R(1:N,1), R(1:N,2))),'0.','.'),'Color','r')
B = polyfit(R(N+1:end,1), R(N+1:end,2),1);
ls3 = plot(linspace(min(R(N+1:end,1)), max(R(N+1:end,1)),N),B(2) + linspace(min(R(N+1:end,1)), max(R(N+1:end,1)),N)*B(1),'--g','linewidth',1.5);
text(ls3.XData(end), ls3.YData(end),strrep(sprintf('r = %1.3f',corr(R(N+1:end,1), R(N+1:end,2))),'0.','.'),'Color','g')
hold off
